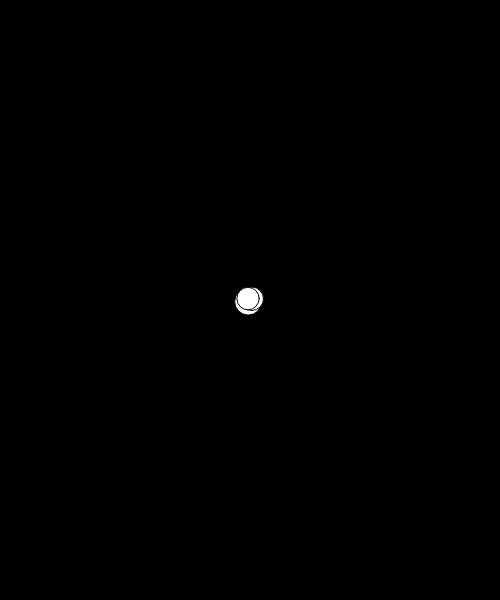
Frame 1 (no input)
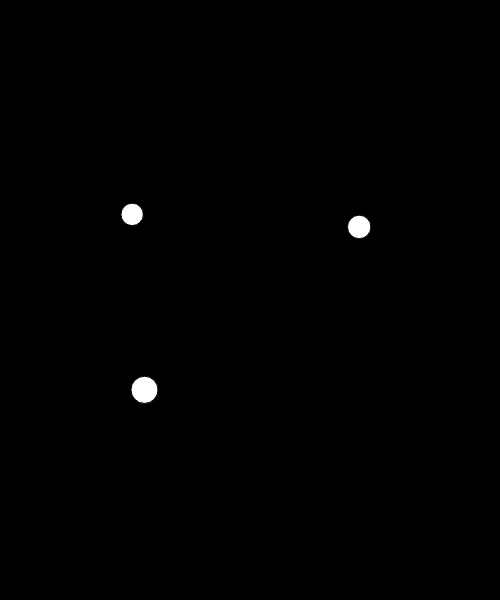
Frame 60 (no input)
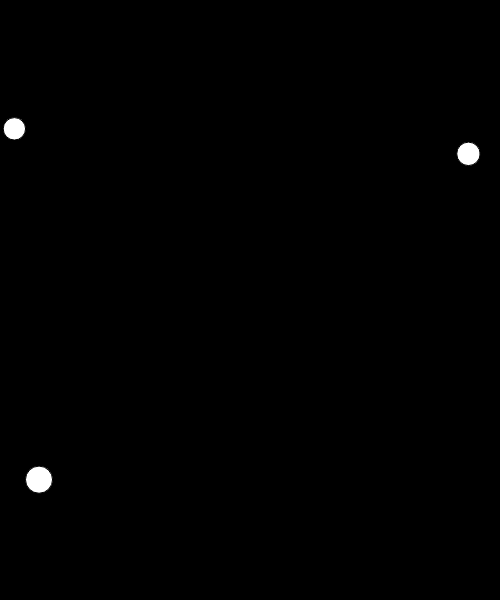
Frame 120 (the mouse pressed at the canvas centre since frame 60)

The p5.js sketch that drew these frames (run headless with seeded random() and noise() and a simulated clock; from frame 60 on, the mouse is pressed at the canvas centre):

// p5.js sketch
// ── sketch.js
// IMA | NYU Shanghai
// MOQN
// Oct 5 2019


let x, y, dia;
let xSpd, ySpd;

let x1, y1, dia1;
let xSpd1, ySpd1;

let x2, y2, dia2;
let xSpd2, ySpd2;

function setup() {
  createCanvas(500, 600);

  x = width/2;
  y = height/2;
  dia = random(20,30);
  xSpd = random(-3, 3);
  ySpd = random(-3, 3);

  x1 = width/2;
  y1 = height/2;
  dia1 = random(20,30);
  xSpd1 = random(-3, 3);
  ySpd1 = random(-3, 3);

  x2 = width/2;
  y2 = height/2;
  dia2 = random(20,30);
  xSpd2 = random(-3, 3);
  ySpd2 = random(-3, 3);
}

function draw() {
  background(0);

  x += xSpd;
  y += ySpd;
  ellipse(x, y, dia);

  x1 += xSpd1;
  y1 += ySpd1;
  ellipse(x1, y1, dia1);

  x2 += xSpd2;
  y2 += ySpd2;
  ellipse(x2, y2, dia2);
}
